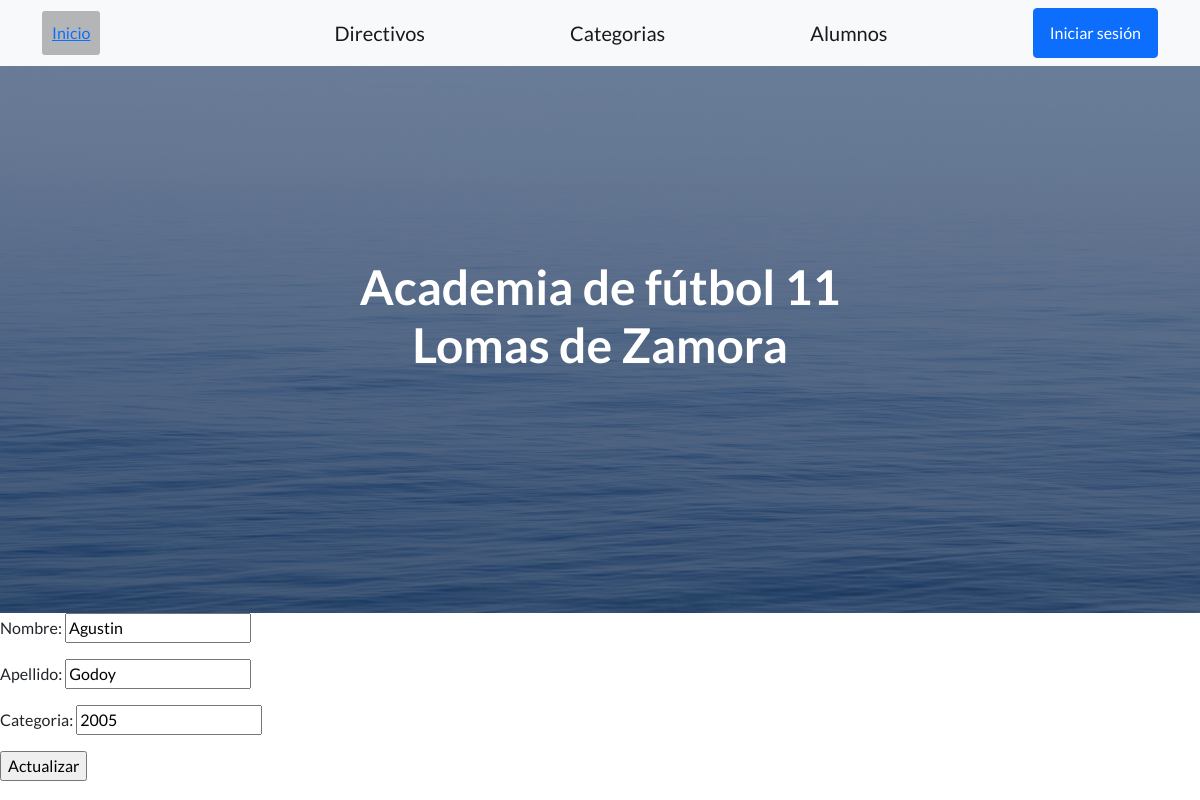
The page /academiadefutbol/actualizaralumno/1 on the database its author committed.
### home/models.py (models this page shows, shortened)
class Alumno(models.Model):
    nombre= models.CharField(max_length= 24)
    apellido= models.CharField(max_length= 24)
    categoria= models.IntegerField()

### home/views.py (the view)
# urls.py: path('actualizaralumno/<pk>', AlumnoUpdate.as_view(), name="ActualizarAlumno"),
class AlumnoUpdate(UpdateView):
   model= Alumno
   template_name= "alumno_update.html"
   fields= ["nombre", "apellido", "categoria"]
   success_url= '/academiadefutbol/'

### home/templates/alumno_update.html
{% extends 'profes.html' %}
{% load static %}
{% block contenidoQueCambia %}
    <form action="{% url 'CrearAlumno' %}" method="POST">{% csrf_token %}
        {{form.as_p}}
        <input type="submit" value="Actualizar"></button>
    </form>
{% endblock contenidoQueCambia %}

### rows shown on the page
Alumno: nombre "Agustin", apellido "Godoy", categoria "2005"
